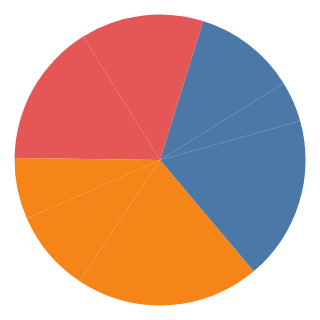

Describe this chart as a Vega-Lite specification.
### Vega-Lite specification from a JSON file in a GitHub repository (floating-point values rounded to 4 significant figures)
{"$schema": "https://vega.github.io/schema/vega-lite/v6.json", "padding": 5, "autosize": "none", "data": {"name": "table", "values": [{"c": "A", "g": "p", "x": 1, "y": 2, "v": 5, "t": "2024-01-15", "o": {"v": 3}, "IMDB Rating": 6.1, "d": "x1"}, {"c": "B", "g": "q", "x": 2, "y": 4, "v": 9, "t": "2024-02-20", "o": {"v": 7}, "IMDB Rating": 7.4, "d": "x2"}, {"c": "A", "g": "q", "x": 3, "y": 3, "v": 2, "t": "2024-03-05", "o": {"v": 1}, "IMDB Rating": 5.2, "d": "x1"}, {"c": "C", "g": "p", "x": 4, "y": 6, "v": 7, "t": "2024-05-30", "o": {"v": 4}, "IMDB Rating": 8.8, "d": "x3"}, {"c": "B", "g": "p", "x": 5, "y": 5, "v": 4, "t": "2024-07-11", "o": {"v": 9}, "IMDB Rating": 6.9, "d": "x2"}, {"c": "C", "g": "q", "x": 6, "y": 8, "v": 6, "t": "2024-09-02", "o": {"v": 2}, "IMDB Rating": 7.7, "d": "x3"}, {"c": "A", "g": "p", "x": 7, "y": 7, "v": 8, "t": "2024-11-25", "o": {"v": 5}, "IMDB Rating": 4.4, "d": "x1"}, {"c": "B", "g": "q", "x": 8, "y": 9, "v": 3, "t": "2024-12-31", "o": {"v": 8}, "IMDB Rating": 9.1, "d": "x2"}]}, "width": 100, "height": 100, "mark": {"type": "arc", "thetaOffset": 0.3}, "encoding": {"theta": {"field": "v", "type": "quantitative"}, "color": {"field": "c", "type": "nominal"}}}
